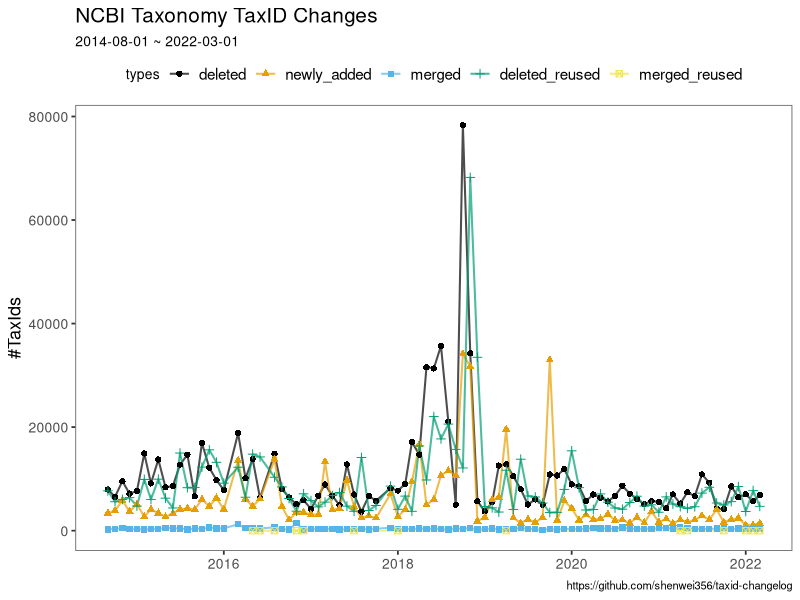

This chart was generated by the following R code:
#!/usr/bin/env Rscript
library(scales)
library(dplyr)
library(ggplot2)
library(ggthemes)
library(lubridate)

theme1 <- theme(
    panel.border = element_rect(color = "grey40", size = 0.6, fill = NA),
    panel.background = element_blank(),
    panel.grid.major = element_blank(),
    panel.grid.minor = element_blank(),
    
    legend.position = "top",
    legend.spacing.x = unit(0.4, "cm"),
    legend.text = element_text(size = 11),
    legend.margin = margin(0.1, 0.1, 0.1, 0.1, unit = "cm"),
    
    plot.title = element_text(size = 15),        
    text = element_text(size = 10),
    
    axis.text.x = element_text(size = 10),
    axis.text.y = element_text(size = 10),
    axis.ticks.y = element_line(size = 0.6),
    axis.ticks.x = element_line(size = 0.6),
    axis.title = element_text(size = 13),
)

df <- read.csv("changes.g.csv")
df$types <- factor(df$types, levels = unique(df$types), ordered = TRUE)
df$date <- as.Date(parse_date_time(df$version, "%y-%m-%d"))

df <- df %>% filter(!is.na(count)) %>% filter(version != "2014-08-01")

p <- ggplot(df, aes(x = date, y = count, color = types, shape = types)) +
  geom_line(size = 0.7, alpha = 0.7) +
  geom_point(aes(shape = types), size = 1.8) +
  scale_color_colorblind() +
  xlab(NULL) +
  ylab("#TaxIds") + 
  theme1 +
  labs(title = "NCBI Taxonomy TaxID Changes",
    subtitle = "2014-08-01 ~ 2022-03-01",
    caption = "https://github.com/shenwei356/taxid-changelog"
  )

ggsave(
  p,
  file = "changes.png",
  width = 10,
  height = 4,
  dpi = 300
)

